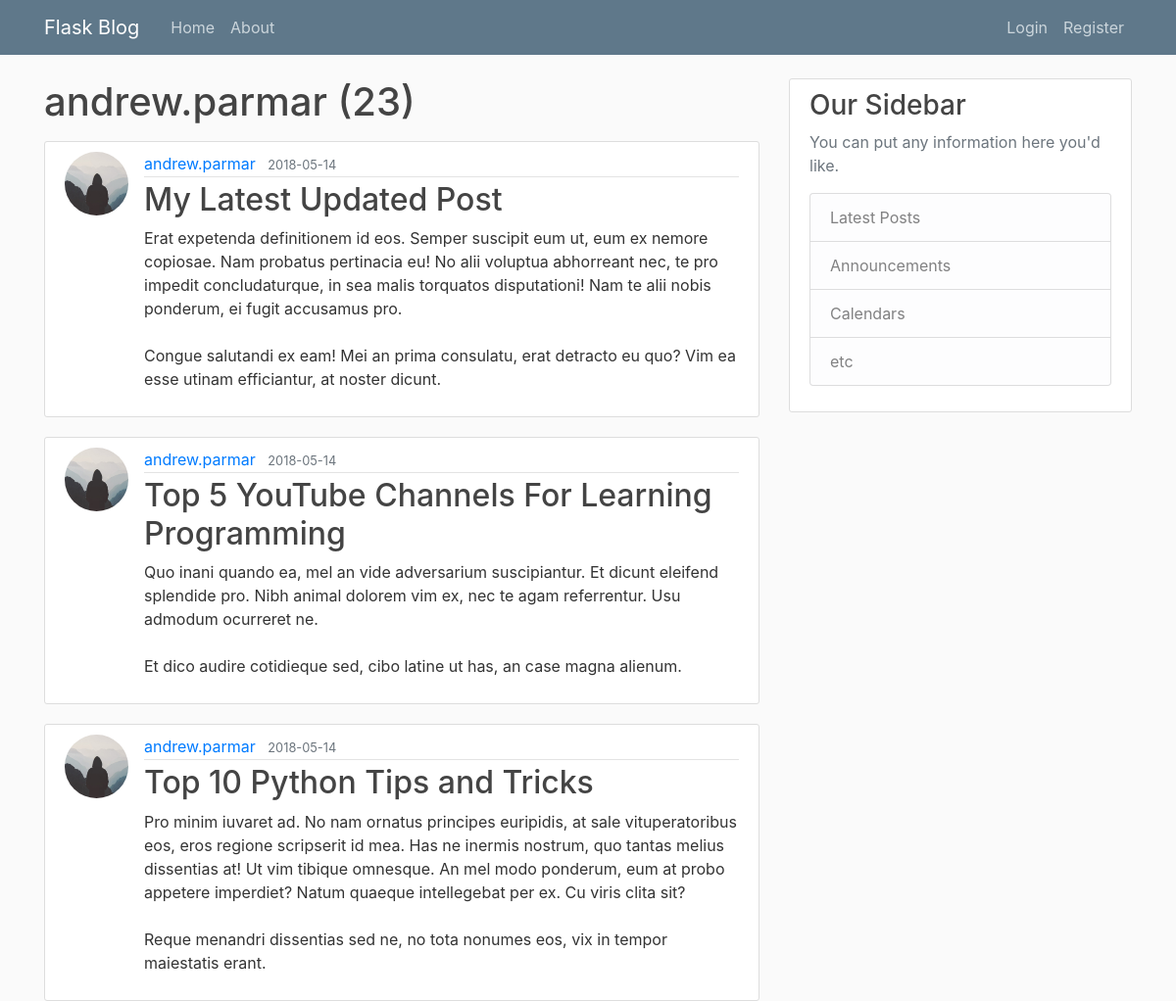
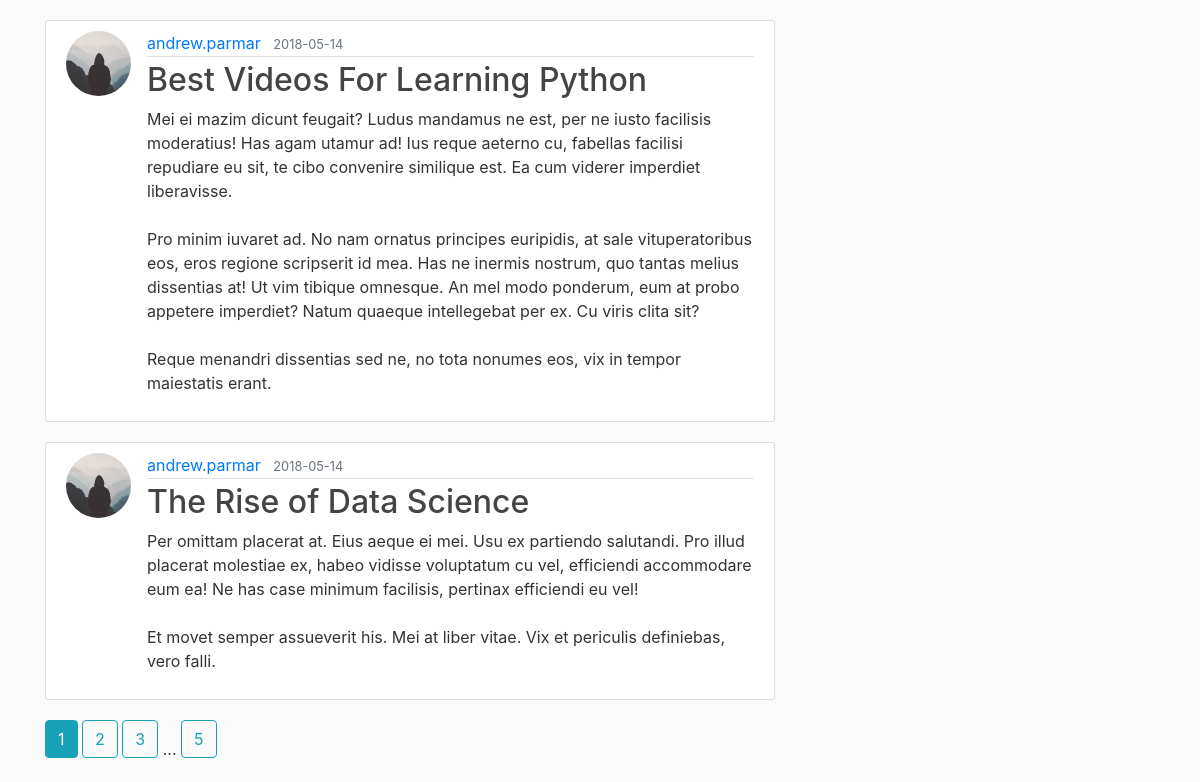
/user/andrew.parmar, run on the app's committed database (2 pictures, top to bottom).
### flaskblog/models.py (models this page shows, shortened)
class User(db.Model, UserMixin):
	id = db.Column(db.Integer, primary_key=True)
	username = db.Column(db.String(20), unique=True, nullable=False)
	email = db.Column(db.String(120), unique=True, nullable=False)
	image_file = db.Column(db.String(20), nullable=False, default='default.jpg')
	password = db.Column(db.String(60), nullable=False)
	posts = db.relationship('Post', backref='author', lazy=True)

class Post(db.Model):
	id = db.Column(db.Integer, primary_key=True)
	title = db.Column(db.String(100), nullable=False)
	date_posted = db.Column(db.DateTime, nullable=False, default=datetime.utcnow)
	content = db.Column(db.Text, nullable=False)
	user_id = db.Column(db.Integer, db.ForeignKey('user.id'), nullable=False)

### flaskblog/routes.py (the view)
@app.route('/user/<string:username>')
def user_post(username):
	page = request.args.get('page', 1, type=int)
	user = User.query.filter_by(username=username).first_or_404()
	posts = Post.query.filter_by(author=user)\
			.order_by(Post.date_posted.desc())\
			.paginate(page=page, per_page=5)
	return render_template('user_posts.html', posts=posts, user=user)

### flaskblog/templates/user_posts.html
{% extends "layout.html" %}
{% block content %}
	<h1 class="mb-3">{{ user.username }} ({{ posts.total }})</h1>
	{% for post in posts.items %}
		<article class="media content-section">
		  <img class="rounded-circle article-img" src="{{ url_for('static', filename='profile_pics/{}'.format(post.author.image_file)) }}">
		  <div class="media-body">
		    <div class="article-metadata">
		      <a class="mr-2" href="{{ url_for('user_post', username=post.author.username) }}">{{ post.author.username }}</a>
		      <small class="text-muted">{{ post.date_posted.strftime('%Y-%m-%d') }}</small>
		    </div>
		    <h2><a class="article-title" href="{{ url_for('post', post_id=post.id) }}">{{ post.title }}</a></h2>
		    <p class="article-content">{{ post.content }}</p>
		  </div>
		</article>
	{% endfor %}
	{% for page_num in posts.iter_pages(left_edge=1, right_edge=1, left_current=1, right_current=2) %}
		{% if page_num %}
			{% if posts.page == page_num %}
				<a class="btn btn-info mb-4" href="{{ url_for('user_post', username=user.username, page=page_num) }}">{{ page_num }}</a>
			{% else %}
				<a class="btn btn-outline-info mb-4" href="{{ url_for('user_post', username=user.username,  page=page_num) }}">{{ page_num }}</a>
			{% endif %}
		{% else %}
			...
		{% endif %}
	{% endfor %}
{% endblock content %}

### flaskblog/templates/layout.html (shortened to what this page needs)
<!DOCTYPE html>
<html>
<head>
    <link rel="stylesheet" href="https://stackpath.bootstrapcdn.com/bootstrap/4.1.1/css/bootstrap.min.css">
    <link rel="stylesheet" type="text/css" href="{{ url_for('static', filename='main.css') }}">
</head>
<body>
	<header class="site-header">
	  <nav class="navbar navbar-expand-md navbar-dark bg-steel fixed-top">
	    <div class="container">
	      <a class="navbar-brand mr-4" href="/">Flask Blog</a>
	      <div class="collapse navbar-collapse" id="navbarToggle">
	        <div class="navbar-nav mr-auto">
	          <a class="nav-item nav-link" href="{{ url_for('home') }}">Home</a>
	          <a class="nav-item nav-link" href="{{ url_for('about') }}">About</a>
	        </div>
	        <div class="navbar-nav">
	          {% if current_user.is_authenticated %}
	          	  <a class="nav-item nav-link" href="{{ url_for('new_post') }}">New Post</a>
	              <a class="nav-item nav-link" href="{{ url_for('account') }}">Account</a>
	          	  <a class="nav-item nav-link" href="{{ url_for('logout') }}">Logout</a>
	          {% else %}
		          <a class="nav-item nav-link" href="{{ url_for('login') }}">Login</a>
		          <a class="nav-item nav-link" href="{{ url_for('registration') }}">Register</a>
		      {% endif %}
	        </div>
	      </div>
	    </div>
	  </nav>
	</header>
	<main role="main" class="container">
	  <div class="row">
	    <div class="col-md-8">
	    	{% block content %}{% endblock %}
	    </div>
	    <div class="col-md-4">
	      <div class="content-section">
	        <h3>Our Sidebar</h3>
	        <p class='text-muted'>You can put any information here you'd like.
	          <ul class="list-group">
	            <li class="list-group-item list-group-item-light">Latest Posts</li>
	            <li class="list-group-item list-group-item-light">Announcements</li>
	            <li class="list-group-item list-group-item-light">Calendars</li>
	            <li class="list-group-item list-group-item-light">etc</li>
	          </ul>
	        </p>
	      </div>
	    </div>
	  </div>
	</main>
</body>
</html>

### flaskblog/static/main.css (style rules this page uses)
body { background: #fafafa; color: #333333; margin-top: 5rem; }
h1, h2, h3, h4, h5, h6 { color: #444444; }
.bg-steel { background-color: #5f788a; }
.site-header .navbar-nav .nav-link { color: #cbd5db; }
.content-section { background: #ffffff; padding: 10px 20px; border: 1px solid #dddddd; border-radius: 3px; margin-bottom: 20px; }
.article-title { color: #444444; }
.article-content { white-space: pre-line; }
.article-img { height: 65px; width: 65px; margin-right: 16px; }
.article-metadata { padding-bottom: 1px; margin-bottom: 4px; border-bottom: 1px solid #e3e3e3 }

### data on the page
User: username "andrew.parmar"
Post: image_file (placeholder picture), author.username "andrew.parmar", date_posted "2018-05-14", title "My Latest Updated Post", content "Erat expetenda definitionem id eos. Semper suscipit eum ut, eum ex nemore copiosae. Nam probatus pertinacia eu! No alii voluptua abhorreant nec, te pro impedit concludaturque, in sea malis torquatos disputationi! Nam te alii nobis ponderum, ei fugit accusamus pro. Congue salutandi ex eam! Mei an prima consulatu, erat detracto eu quo? Vim ea esse utinam efficiantur, at noster dicunt."
Post: image_file (placeholder picture), author.username "andrew.parmar", date_posted "2018-05-14", title "Top 5 YouTube Channels For Learning Programming", content "Quo inani quando ea, mel an vide adversarium suscipiantur. Et dicunt eleifend splendide pro. Nibh animal dolorem vim ex, nec te agam referrentur. Usu admodum ocurreret ne. Et dico audire cotidieque sed, cibo latine ut has, an case magna alienum."
Post: image_file (placeholder picture), author.username "andrew.parmar", date_posted "2018-05-14", title "Top 10 Python Tips and Tricks", content "Pro minim iuvaret ad. No nam ornatus principes euripidis, at sale vituperatoribus eos, eros regione scripserit id mea. Has ne inermis nostrum, quo tantas melius dissentias at! Ut vim tibique omnesque. An mel modo ponderum, eum at probo appetere imperdiet? Natum quaeque intellegebat per ex. Cu viris clita sit? Reque menandri dissentias sed ne, no tota nonumes eos, vix in tempor maiestatis erant."
Post: image_file (placeholder picture), author.username "andrew.parmar", date_posted "2018-05-14", title "Best Videos For Learning Python", content "Mei ei mazim dicunt feugait? Ludus mandamus ne est, per ne iusto facilisis moderatius! Has agam utamur ad! Ius reque aeterno cu, fabellas facilisi repudiare eu sit, te cibo convenire similique est. Ea cum viderer imperdiet liberavisse. Pro minim iuvaret ad. No nam ornatus principes euripidis, at sale vituperatoribus eos, eros regione scripserit id mea. Has ne inermis nostrum, quo tantas melius dissentias at! Ut vim tibique omnesque. An mel modo ponderum, eum at probo appetere imperdiet? Natum quaeque intellegebat per ex. Cu viris clita sit? Reque menandri dissentias sed ne, no tota nonumes eos, vix in tempor maiestatis erant."
Post: image_file (placeholder picture), author.username "andrew.parmar", date_posted "2018-05-14", title "The Rise of Data Science", content "Per omittam placerat at. Eius aeque ei mei. Usu ex partiendo salutandi. Pro illud placerat molestiae ex, habeo vidisse voluptatum cu vel, efficiendi accommodare eum ea! Ne has case minimum facilisis, pertinax efficiendi eu vel! Et movet semper assueverit his. Mei at liber vitae. Vix et periculis definiebas, vero falli."

### other printed values
{{ posts.total }} "23"
{{ page_num }} "1"
{{ page_num }} "2" "3" "5"
